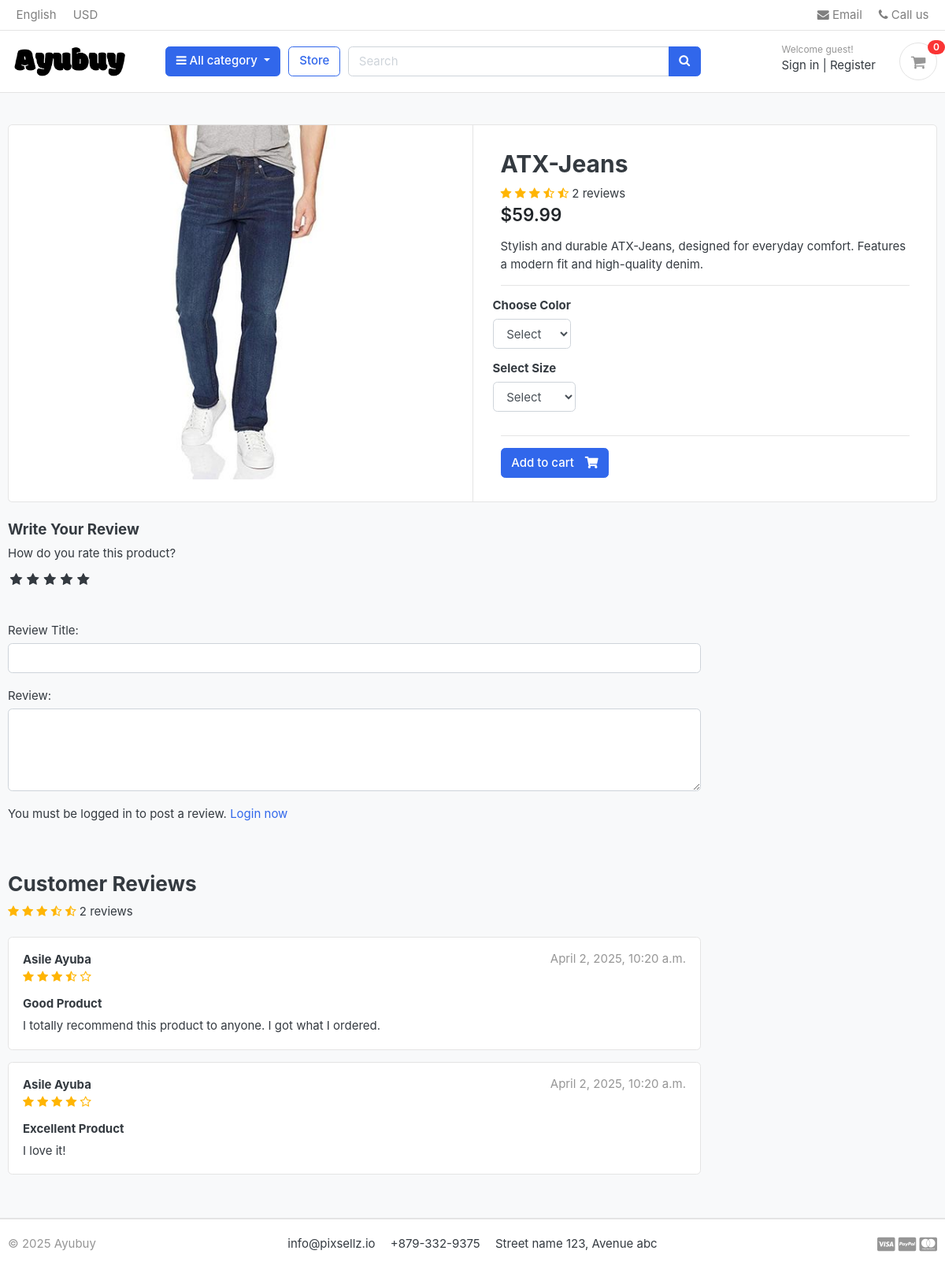
/store/category/jeans/atx-jeans/, run on the app's committed database.
### store/models.py (models this page shows, shortened)
class Product(models.Model):
    product_name = models.CharField(max_length=200, unique=True)  # Product name (unique)
    slug = models.SlugField(max_length=200, unique=True)  # SEO-friendly unique slug
    description = models.TextField(max_length=500, blank=True)  # Optional product description
    price = models.DecimalField(max_digits=10, decimal_places=2, default=Decimal('0.00'))  # Precise price handling
    images = models.ImageField(upload_to='photos/products')  # Product image storage path
    stock = models.PositiveIntegerField()  # Prevents negative stock values
    is_available = models.BooleanField(default=True)  # Product availability status
    category = models.ForeignKey(Category, on_delete=models.CASCADE)  # Category association
    created_date = models.DateTimeField(auto_now_add=True)  # Auto-set creation timestamp
    modified_date = models.DateTimeField(auto_now=True)  # Auto-update modification timestamp
    def averageReview(self):
        reviews = ReviewRating.objects.filter(product=self, status=True).aggregate(average=Avg('rating'))
        avg = 0
        if reviews['average'] is not None:
            avg = float(reviews['average'])
        return avg
    def countReview(self):
        reviews = ReviewRating.objects.filter(product=self, status=True).aggregate(count=Count('id'))
        count = 0
        if reviews['count'] is not None:
            count = int(reviews['count'])
        return count
    class Meta:
        ordering = ['-created_date']
        verbose_name = "Product"
        verbose_name_plural = "Products"

class ReviewRating(models.Model):
    product = models.ForeignKey(Product, on_delete=models.CASCADE)
    user = models.ForeignKey(Account, on_delete=models.CASCADE)
    subject = models.CharField(max_length=100, blank=True)
    review = models.TextField(max_length=500, blank=True)
    rating = models.FloatField()
    ip = models.CharField(max_length=20, blank=True)
    status = models.BooleanField(default=True)
    created_date = models.DateTimeField(auto_now_add=True)
    updated_at = models.DateTimeField(auto_now=True)

### accounts/models.py (models this page shows, shortened)
class Account(AbstractBaseUser):
    first_name = models.CharField(max_length=50)
    last_name = models.CharField(max_length=50)
    username = models.CharField(max_length=50, unique=True)
    email = models.EmailField(max_length=100, unique=True)
    phone_number = models.CharField(max_length=50)
    date_joined = models.DateTimeField(auto_now_add=True)  # Automatically sets on user creation
    last_login = models.DateTimeField(auto_now_add=True)  # Updates on each login
    is_admin = models.BooleanField(default=False)  # Admin users
    is_staff = models.BooleanField(default=False)  # Staff members
    is_active = models.BooleanField(default=False)  # Active user status
    is_superadmin = models.BooleanField(default=False)  # Superuser privileges
    USERNAME_FIELD = 'email'  # Login identifier
    REQUIRED_FIELDS = ['username', 'first_name', 'last_name']  # Additional required fields
    objects = MyAccountManager()  # Attach custom manager
    def full_name(self):
        return f'{self.first_name} {self.last_name}'

### store/views.py (the view)
# urls.py: path('category/<slug:category_slug>/<slug:product_slug>/', views.product_detail, name='product_detail'),  # Product detail route
def product_detail(request, category_slug, product_slug):
    try:
        single_product = Product.objects.get(category__slug=category_slug, slug=product_slug)
        in_cart = CartItem.objects.filter(cart__cart_id=_cart_id(request), product=single_product).exists()
    except Product.DoesNotExist:
        single_product = None  # Handle the case where the product is not found
        in_cart = False  # Ensure in_cart is False if the product does not exist
    orderproduct = False    # Default value
    if request.user.is_authenticated:
        orderproduct = OrderProduct.objects.filter(user=request.user, product_id=single_product.id).exists()
    reviews = ReviewRating.objects.filter(product_id=single_product.id, status=True)
    context = {
        'single_product': single_product,  # Pass the retrieved product to the template
        'in_cart': in_cart,  # Boolean indicating if the product is already in the cart
        'orderproduct': orderproduct,
        'reviews': reviews,
    }
    return render(request, 'store/product_detail.html', context)  # Render product details page

### carts/context_processors.py (called while the page is built)
def counter(request):
    cart_count = 0  # Initialize cart item count
    if 'admin' in request.path:
        return {}
    else:
        try:
            cart = Cart.objects.filter(cart_id=_cart_id(request))
            if request.user.is_authenticated:
                cart_items = CartItem.objects.all().filter(user=request.user)
            else:
                cart_items = CartItem.objects.all().filter(cart=cart[:1])
            for cart_item in cart_items:
                cart_count += cart_item.quantity
        except Cart.DoesNotExist:
            cart_count = 0  # If no cart exists, set cart_count to 0
    return dict(cart_count=cart_count)  # Return cart count as a dictionary for template usage

### carts/views.py (called while the page is built)
def _cart_id(request):
    if not request.session.session_key:
        request.session.create()
    return request.session.session_key

### category/context_processors.py (called while the page is built)
def menu_links(request):
    links = Category.objects.all()  # Retrieve all category objects
    return {'links': links}  # Return as a dictionary for template context

### category/models.py (called while the page is built)
    def get_url(self):
        return reverse('products_by_category', args=[self.slug])

### templates/store/product_detail.html (shortened to what this page needs)
{% extends "base.html" %}
{% load static %}
{% block content %}
<section class="section-content padding-y bg">
  <div class="container">
    <div class="card">
      <div class="row no-gutters">
        <aside class="col-md-6">
          <article class="gallery-wrap">
            <div class="img-big-wrap">
              <a href="#"><img src="{{ single_product.images.url }}" /></a>
            </div>
          </article>
        </aside>
        <main class="col-md-6 border-left">
          <form action="{% url 'add_cart' single_product.id %}" method="POST">
          <article class="content-body">
            <h2 class="title">{{ single_product.product_name }}</h2>
            <div class="rating-star">
              <span>
                <i class="fa fa-star{% if single_product.averageReview < 0.5 %}-half-o{% elif single_product.averageReview >= 0.5 and single_product.averageReview < 1 %}-half-o {% endif %}" aria-hidden="true"></i>
                <i class="fa fa-star{% if single_product.averageReview < 1.5 %}-half-o{% elif single_product.averageReview >= 1.5 and single_product.averageReview < 2 %}-half-o {% endif %}" aria-hidden="true"></i>
                <i class="fa fa-star{% if single_product.averageReview < 2.5 %}-half-o{% elif single_product.averageReview >= 2.5 and single_product.averageReview < 3 %}-half-o {% endif %}" aria-hidden="true"></i>
                <i class="fa fa-star{% if single_product.averageReview < 3.5 %}-half-o{% elif single_product.averageReview >= 3.5 and single_product.averageReview < 4 %}-half-o {% endif %}" aria-hidden="true"></i>
                <i class="fa fa-star{% if single_product.averageReview < 4.5 %}-half-o{% elif single_product.averageReview >= 4.5 and single_product.averageReview < 5 %}-half-o {% endif %}" aria-hidden="true"></i>
                <span>{{ single_product.countReview}} reviews</span>
              </span>
            </div>
            <div class="mb-3">
              <var class="price h4">${{ single_product.price }}</var>
            </div>
            <p>
              {{ single_product.description}}
            </p>
            <hr />
            <div class="row">
              <div class="item-option-select">
                <h6>Choose Color</h6>
                <select name="color" class="form-control" required>
                  <option value="" disabled selected>Select</option>
                </select>
              </div>
            </div>
            <div class="row">
              <div class="item-option-select">
                <h6>Select Size</h6>
                <select name="size" class="form-control" required>
                  <option value="" disabled selected>Select</option>
                </select>
              </div>
            </div>
            <hr />
            {% if single_product.stock <= 0 %}
              <h5 class="text-danger">Out of Stock</h5>
            {% else %}
                <button type="submit" class="btn btn-primary">
                  <span class="text">Add to cart</span>
                  <i class="fas fa-shopping-cart"></i>
                </button>
            {% endif %}
          </article>
        </form>
        </main>
      </div>
    </div>
    <br />
    <div class="row">
      <div class="col-md-9">
        <form action="{% url 'submit_review' single_product.id %}" method="POST" class="review-form">
          <h5>Write Your Review</h5>
          <div class="form-group">
              <label>How do you rate this product?</label>
              <br>
              <div class="rate mb-2">
                  <label for="rating10" title="5"></label>
                  <label for="rating8" title="4"></label>
                  <label for="rating6" title="3"></label>
                  <label for="rating4" title="2"></label>
                  <label for="rating2" title="1"></label>
              </div>
          </div>
          <div class="form-group">
              <label for="subject">Review Title:</label>
              <input type="text" class="form-control" name="subject" id="subject" required>
          </div>
          <div class="form-group">
              <label for="review">Review:</label>
              <textarea name="review" id="review" rows="4" class="form-control" required></textarea>
          </div>
          <div>
            {% if user.is_authenticated %}
              {% if orderproduct %}
                <input type="submit" value="Submit Review" class="btn btn-primary">
              {% else %}
                <p><b>You must purchase this product to post a review.</b></p>
              {% endif %}
            {% else %}
                <p>You must be logged in to post a review. <span><a href="{% url 'login' %}">Login now</a></span></p>
            {% endif %}
          </div>
          <br>
      </form>
      <br>
      <header class="section-heading">
        <h3>Customer Reviews </h3>
        <div class="rating-star">
          <span>
            <i class="fa fa-star{% if single_product.averageReview < 0.5 %}-half-o{% elif single_product.averageReview >= 0.5 and single_product.averageReview < 1 %}-half-o {% endif %}" aria-hidden="true"></i>
            <i class="fa fa-star{% if single_product.averageReview < 1.5 %}-half-o{% elif single_product.averageReview >= 1.5 and single_product.averageReview < 2 %}-half-o {% endif %}" aria-hidden="true"></i>
            <i class="fa fa-star{% if single_product.averageReview < 2.5 %}-half-o{% elif single_product.averageReview >= 2.5 and single_product.averageReview < 3 %}-half-o {% endif %}" aria-hidden="true"></i>
            <i class="fa fa-star{% if single_product.averageReview < 3.5 %}-half-o{% elif single_product.averageReview >= 3.5 and single_product.averageReview < 4 %}-half-o {% endif %}" aria-hidden="true"></i>
            <i class="fa fa-star{% if single_product.averageReview < 4.5 %}-half-o{% elif single_product.averageReview >= 4.5 and single_product.averageReview < 5 %}-half-o {% endif %}" aria-hidden="true"></i>
            <span>{{ single_product.countReview}} reviews</span>
          </span>
        </div>
      </header>
      {% for review in reviews %}
        <article class="box mb-3">
          <div class="icontext w-100">
            <div class="text">
              <span class="date text-muted float-md-right">{{review.updated_at}} </span>
              <h6 class="mb-1">{{ review.user.full_name}}</h6>
              <div class="rating-star">
                <span>
                  <i class="fa fa-star{% if review.rating == 0.5 %}-half-o{% elif review.rating < 1 %}-o {% endif %}" aria-hidden="true"></i>
                  <i class="fa fa-star{% if review.rating == 1.5 %}-half-o{% elif review.rating < 2 %}-o {% endif %}" aria-hidden="true"></i>
                  <i class="fa fa-star{% if review.rating == 2.5 %}-half-o{% elif review.rating < 3 %}-o {% endif %}" aria-hidden="true"></i>
                  <i class="fa fa-star{% if review.rating == 3.5 %}-half-o{% elif review.rating < 4 %}-o {% endif %}" aria-hidden="true"></i>
                  <i class="fa fa-star{% if review.rating == 4.5 %}-half-o{% elif review.rating < 5 %}-o {% endif %}" aria-hidden="true"></i>
                </span>
              </div>
            </div>
          </div>
          <div class="mt-3">
            <h6>{{ review.subject}}</h6>
            <p>
              {{review.review}}
            </p>
          </div>
        </article>
      {% endfor %}
      </div>
    </div>
  </div>
</section>
{% endblock content %}

### ayubuy/static/css/ui.css (style rules this page uses)
html { font-family: "Inter", sans-serif; font-size: 15px; }
.content-body { flex: 1 1 auto; padding: 2rem 2.3rem; }
.padding-y { padding-top: 40px; padding-bottom: 40px; }
var { font-style: normal; }
article:after, .form-group:after { display: block; clear: both; content: ""; }
.bg { background-color: #f8f9fa; }
.section-heading { margin-bottom: 20px; margin-top: 15px; }
p:last-child { margin-bottom: 0; }
.btn .text + i { margin-left: 10px; }
.icontext { display: inline-flex; align-items: center; vertical-align: middle; }
.icontext .text { width: 100%; line-height: 1.2; }
.price { font-weight: 600; color: #212529; }
.box { padding: 18px; background: #fff; border-radius: 0.37rem; border: 1px solid #e4e4e4; }
.gallery-wrap .img-big-wrap { margin-bottom: 10px; border-radius: 0.37rem; overflow: hidden; background-color: #fff; }
.gallery-wrap .img-big-wrap a { text-align: center; display: block; }
.gallery-wrap .img-big-wrap img { height: 450px; width: auto; display: inline-block; }
.item-option-select { margin-bottom: 1rem; display: inline-block; margin-right: 15px; }

### ayubuy/static/css/custom.css (style rules this page uses)
.rate { display: inline-block; border: 0; }
.rate > label { float: right; }
.rate > label:before { display: inline-block; font-size: 1.1rem; font-family: FontAwesome; content: "\f005"; margin: 0; padding: 0.3rem .2rem; cursor: pointer; }
.rating-star i { color: #ffb503 !important; }

### data on the page
Product: images (picture), product_name "ATX-Jeans", countReview "2", price "59.99", description "Stylish and durable ATX-Jeans, designed for everyday comfort. Features a modern fit and high-quality denim."
ReviewRating: updated_at "April 2, 2025, 10:20 a.m.", user.full_name "Asile Ayuba", rating 3.5 (drawn), subject "Good Product", review "I totally recommend this product to anyone. I got what I ordered."
ReviewRating: updated_at "April 2, 2025, 10:20 a.m.", user.full_name "Asile Ayuba", rating 4 (drawn), subject "Excellent Product", review "I love it!"

### other printed values
{{ cart_count }} "0"
